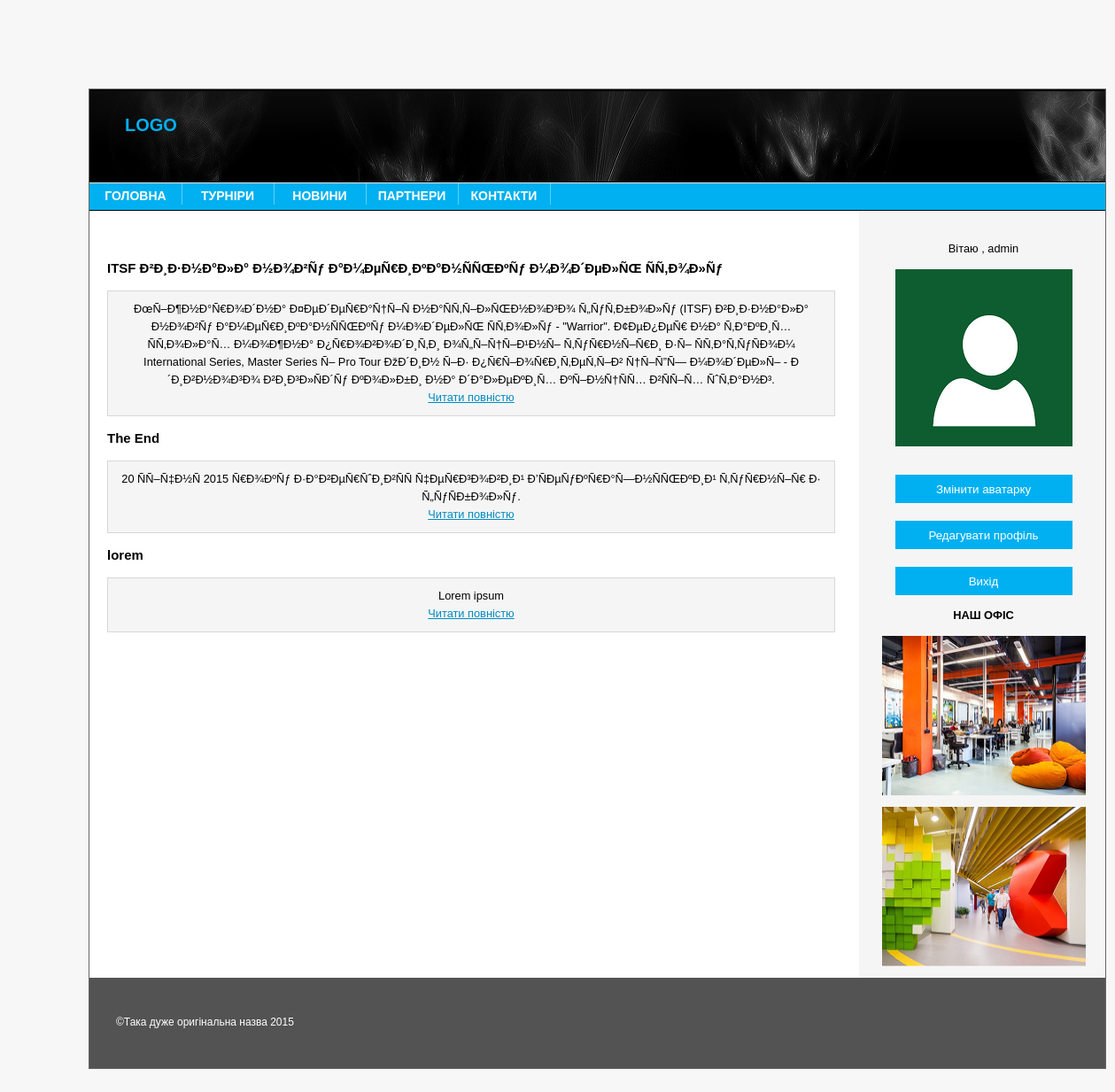
The page /news.php (signed in) on the database its author committed.
### tables this page shows
CREATE TABLE `articles` (
  `id` int(11) UNSIGNED NOT NULL,
  `title` text NOT NULL,
  `introtext` text NOT NULL,
  `fulltext` text NOT NULL
);

### phpcode/script_php.php (the view, shortened to what this page needs)
<?php
class DBconnector
{
    function connectDB()
    {
        return new mysqli('localhost', 'user1', '', 'mysite');
    }
    function getAllArticles()
    {
        $db = $this->connectDB();
        $sql = "SELECT * FROM `articles`";
        $result = $db->query($sql);
        if ($result != false) {
            while ($result_set = $result->fetch_array())
            {
                echo "<h3>" . $result_set['title'] . "</h3>";
                echo "<p>" . $result_set['introtext'] . "<br><a href='read_full_text.php?$result_set[id]'>Читати повністю</a>";
            }
        }
    }
}

### style.css (style rules this page uses)
a { color:#018BC1; }
#text p { text-align: center; width: 800px; padding:10px; border:1px solid #d7d7d7; background-color: #f5f5f5; }
#sidebar { text-align: center; margin-right: 0px; float:right; width:235px; padding: 0 20px 0 10px; }
#sidebar a { color: #ffffff; text-decoration: none; }

### rows shown on the page
articles: title "ITSF Ð²Ð¸Ð·Ð½Ð°Ð»Ð° Ð½Ð¾Ð²Ñƒ Ð°Ð¼ÐµÑ€Ð¸ÐºÐ°Ð½ÑÑŒÐºÑƒ Ð¼Ð¾Ð´ÐµÐ»ÑŒ ÑÑ‚Ð¾Ð»Ñƒ", introtext "ÐœÑ–Ð¶Ð½Ð°Ñ€Ð¾Ð´Ð½Ð° Ð¤ÐµÐ´ÐµÑ€Ð°Ñ†Ñ–Ñ Ð½Ð°ÑÑ‚Ñ–Ð»ÑŒÐ½Ð¾Ð³Ð¾ Ñ„ÑƒÑ‚Ð±Ð¾Ð»Ñƒ (ITSF) Ð²Ð¸Ð·Ð½Ð°Ð»Ð° Ð½Ð¾Ð²Ñƒ Ð°Ð¼ÐµÑ€Ð¸ÐºÐ°Ð½ÑÑŒÐºÑƒ Ð¼Ð¾Ð´ÐµÐ»ÑŒ ÑÑ‚Ð¾Ð»Ñƒ - \"Warrior\". Ð¢ÐµÐ¿ÐµÑ€ Ð½Ð° Ñ‚Ð°ÐºÐ¸Ñ… ÑÑ‚Ð¾Ð»Ð°Ñ… Ð¼Ð¾Ð¶Ð½Ð° Ð¿Ñ€Ð¾Ð²Ð¾Ð´Ð¸Ñ‚Ð¸ Ð¾Ñ„Ñ–Ñ†Ñ–Ð¹Ð½Ñ– Ñ‚ÑƒÑ€Ð½Ñ–Ñ€Ð¸ Ð·Ñ– ÑÑ‚Ð°Ñ‚ÑƒÑÐ¾Ð¼ International Series, Master Series Ñ– Pro Tour ÐžÐ´Ð¸Ð½ Ñ–Ð· Ð¿Ñ€Ñ–Ð¾Ñ€Ð¸Ñ‚ÐµÑ‚Ñ–Ð² Ñ†Ñ–Ñ”Ñ— Ð¼Ð¾Ð´ÐµÐ»Ñ– - Ð´Ð¸Ð²Ð½Ð¾Ð³Ð¾ Ð²Ð¸Ð³Ð»ÑÐ´Ñƒ ÐºÐ¾Ð»Ð±Ð¸ Ð½Ð° Ð´Ð°Ð»ÐµÐºÐ¸Ñ… ÐºÑ–Ð½Ñ†ÑÑ… Ð²ÑÑ–Ñ… ÑˆÑ‚Ð°Ð½Ð³."
articles: title "The End", introtext "20 ÑÑ–Ñ‡Ð½Ñ 2015 Ñ€Ð¾ÐºÑƒ Ð·Ð°Ð²ÐµÑ€ÑˆÐ¸Ð²ÑÑ Ñ‡ÐµÑ€Ð³Ð¾Ð²Ð¸Ð¹ Ð’ÑÐµÑƒÐºÑ€Ð°Ñ—Ð½ÑÑŒÐºÐ¸Ð¹ Ñ‚ÑƒÑ€Ð½Ñ–Ñ€ Ð· Ñ„ÑƒÑÐ±Ð¾Ð»Ñƒ."
articles: title "lorem", introtext "Lorem ipsum"

### other values the page prints
$_SESSION['login'] "admin"
